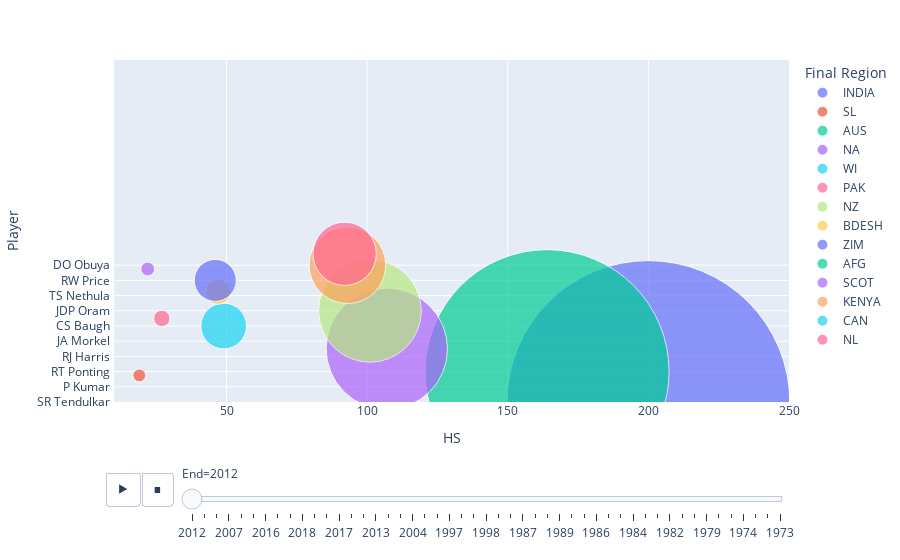

Source (notebook cell):
### Code cell
import plotly.express as px
px.scatter(odi, x="HS", y="Player", animation_frame="End", animation_group="Final Region", size="Runs", color="Final Region", hover_name="Final Region", log_x=False, size_max=200, range_x=[10,250], range_y=[0,90], height=1000)

### Figure 1 — Plotly figure (JSON) as saved in the notebook; plotly's stock layout.template omitted (floating-point values rounded to 4 significant figures)
{"data": [{"hovertemplate": "<b>%{hovertext}</b><br><br>Final Region=INDIA<br>End=2012<br>HS=%{x}<br>Player=%{y}<br>Runs=%{marker.size}<extra></extra>", "hovertext": ["INDIA", "INDIA", "INDIA", "INDIA", "INDIA", "INDIA", "INDIA"], "ids": ["INDIA", "INDIA", "INDIA", "INDIA", "INDIA", "INDIA", "INDIA"], "legendgroup": "INDIA", "marker": {"color": "#636efa", "size": [18426, 1544, 810, 736, 292, 46, 1], "sizemode": "area", "sizeref": 0.4607, "symbol": "circle"}, "mode": "markers", "name": "INDIA", "orientation": "h", "showlegend": true, "type": "scatter", "x": [200, 83, 123, 95, 54, 16, 1], "xaxis": "x", "y": ["SR Tendulkar ", "IK Pathan ", "YK Pathan ", "PA Patel ", "P Kumar ", "PP Ojha ", "R Sharma "], "yaxis": "y"}, {"hovertemplate": "<b>%{hovertext}</b><br><br>Final Region=SL<br>End=2012<br>HS=%{x}<br>Player=%{y}<br>Runs=%{marker.size}<extra></extra>", "hovertext": ["SL"], "ids": ["SL"], "legendgroup": "SL", "marker": {"color": "#EF553B", "size": [38], "sizemode": "area", "sizeref": 0.4607, "symbol": "circle"}, "mode": "markers", "name": "SL", "orientation": "h", "showlegend": true, "type": "scatter", "x": [19], "xaxis": "x", "y": ["CKB Kulasekara "], "yaxis": "y"}, {"hovertemplate": "<b>%{hovertext}</b><br><br>Final Region=AUS<br>End=2012<br>HS=%{x}<br>Player=%{y}<br>Runs=%{marker.size}<extra></extra>", "hovertext": ["AUS", "AUS", "AUS", "AUS", "AUS", "AUS"], "ids": ["AUS", "AUS", "AUS", "AUS", "AUS", "AUS"], "legendgroup": "AUS", "marker": {"color": "#00cc96", "size": [13704, 5442, 1176, 368, 48, 29], "sizemode": "area", "sizeref": 0.4607, "symbol": "circle"}, "mode": "markers", "name": "AUS", "orientation": "h", "showlegend": true, "type": "scatter", "x": [164, 109, 59, 104, 21, 16], "xaxis": "x", "y": ["RT Ponting ", "MEK Hussey ", "B Lee ", "PJ Forrest ", "RJ Harris ", "BW Hilfenhaus "], "yaxis": "y"}, {"hovertemplate": "<b>%{hovertext}</b><br><br>Final Region=NA<br>End=2012<br>HS=%{x}<br>Player=%{y}<br>Runs=%{marker.size}<extra></extra>", "hovertext": ["NA", "NA", "NA", "NA", "NA", "NA"], "ids": ["NA", "NA", "NA", "NA", "NA", "NA"], "legendgroup": "NA", "marker": {"color": "#ab63fa", "size": [3393, 792, 782, 609, 239, 184], "sizemode": "area", "sizeref": 0.4607, "symbol": "circle"}, "mode": "markers", "name": "NA", "orientation": "h", "showlegend": true, "type": "scatter", "x": [107, 34, 97, 46, 20, 32], "xaxis": "x", "y": ["T Taibu ", "Z Khan ", "JA Morkel ", "J Botha ", "CRD Fernando ", "JL Ontong "], "yaxis": "y"}, {"hovertemplate": "<b>%{hovertext}</b><br><br>Final Region=WI<br>End=2012<br>HS=%{x}<br>Player=%{y}<br>Runs=%{marker.size}<extra></extra>", "hovertext": ["WI", "WI"], "ids": ["WI", "WI"], "legendgroup": "WI", "marker": {"color": "#19d3f3", "size": [482, 394], "sizemode": "area", "sizeref": 0.4607, "symbol": "circle"}, "mode": "markers", "name": "WI", "orientation": "h", "showlegend": true, "type": "scatter", "x": [49, 113], "xaxis": "x", "y": ["CS Baugh ", "AB Barath "], "yaxis": "y"}, {"hovertemplate": "<b>%{hovertext}</b><br><br>Final Region=PAK<br>End=2012<br>HS=%{x}<br>Player=%{y}<br>Runs=%{marker.size}<extra></extra>", "hovertext": ["PAK", "PAK"], "ids": ["PAK", "PAK"], "legendgroup": "PAK", "marker": {"color": "#FF6692", "size": [62, 26], "sizemode": "area", "sizeref": 0.4607, "symbol": "circle"}, "mode": "markers", "name": "PAK", "orientation": "h", "showlegend": true, "type": "scatter", "x": [27, 9], "xaxis": "x", "y": ["Adnan Akmal ", "Aizaz Cheema "], "yaxis": "y"}, {"hovertemplate": "<b>%{hovertext}</b><br><br>Final Region=NZ<br>End=2012<br>HS=%{x}<br>Player=%{y}<br>Runs=%{marker.size}<extra></extra>", "hovertext": ["NZ", "NZ", "NZ", "NZ", "NZ"], "ids": ["NZ", "NZ", "NZ", "NZ", "NZ"], "legendgroup": "NZ", "marker": {"color": "#B6E880", "size": [2434, 228, 13, 12, 12], "sizemode": "area", "sizeref": 0.4607, "symbol": "circle"}, "mode": "markers", "name": "NZ", "orientation": "h", "showlegend": true, "type": "scatter", "x": [101, 35, 13, 4, 9], "xaxis": "x", "y": ["JDP Oram ", "DR Flynn ", "MD Bates ", "AJ McKay ", "TS Nethula "], "yaxis": "y"}, {"hovertemplate": "<b>%{hovertext}</b><br><br>Final Region=BDESH<br>End=2012<br>HS=%{x}<br>Player=%{y}<br>Runs=%{marker.size}<extra></extra>", "hovertext": ["BDESH", "BDESH", "BDESH"], "ids": ["BDESH", "BDESH", "BDESH"], "legendgroup": "BDESH", "marker": {"color": "#FECB52", "size": [147, 35, 2], "sizemode": "area", "sizeref": 0.4607, "symbol": "circle"}, "mode": "markers", "name": "BDESH", "orientation": "h", "showlegend": true, "type": "scatter", "x": [47, 6, 1], "xaxis": "x", "y": ["Nazimuddin ", "Nazmul Hossain ", "Elias Sunny "], "yaxis": "y"}, {"hovertemplate": "<b>%{hovertext}</b><br><br>Final Region=ZIM<br>End=2012<br>HS=%{x}<br>Player=%{y}<br>Runs=%{marker.size}<extra></extra>", "hovertext": ["ZIM", "ZIM"], "ids": ["ZIM", "ZIM"], "legendgroup": "ZIM", "marker": {"color": "#636efa", "size": [406, 106], "sizemode": "area", "sizeref": 0.4607, "symbol": "circle"}, "mode": "markers", "name": "ZIM", "orientation": "h", "showlegend": true, "type": "scatter", "x": [46, 53], "xaxis": "x", "y": ["RW Price ", "KO Meth "], "yaxis": "y"}, {"hovertemplate": "<b>%{hovertext}</b><br><br>Final Region=AFG<br>End=2012<br>HS=%{x}<br>Player=%{y}<br>Runs=%{marker.size}<extra></extra>", "hovertext": ["AFG"], "ids": ["AFG"], "legendgroup": "AFG", "marker": {"color": "#00cc96", "size": [3], "sizemode": "area", "sizeref": 0.4607, "symbol": "circle"}, "mode": "markers", "name": "AFG", "orientation": "h", "showlegend": true, "type": "scatter", "x": [3], "xaxis": "x", "y": ["Zakiullah Zaki "], "yaxis": "y"}, {"hovertemplate": "<b>%{hovertext}</b><br><br>Final Region=SCOT<br>End=2012<br>HS=%{x}<br>Player=%{y}<br>Runs=%{marker.size}<extra></extra>", "hovertext": ["SCOT"], "ids": ["SCOT"], "legendgroup": "SCOT", "marker": {"color": "#ab63fa", "size": [44], "sizemode": "area", "sizeref": 0.4607, "symbol": "circle"}, "mode": "markers", "name": "SCOT", "orientation": "h", "showlegend": true, "type": "scatter", "x": [22], "xaxis": "x", "y": ["JH Stander "], "yaxis": "y"}, {"hovertemplate": "<b>%{hovertext}</b><br><br>Final Region=KENYA<br>End=2012<br>HS=%{x}<br>Player=%{y}<br>Runs=%{marker.size}<extra></extra>", "hovertext": ["KENYA"], "ids": ["KENYA"], "legendgroup": "KENYA", "marker": {"color": "#FFA15A", "size": [1355], "sizemode": "area", "sizeref": 0.4607, "symbol": "circle"}, "mode": "markers", "name": "KENYA", "orientation": "h", "showlegend": true, "type": "scatter", "x": [93], "xaxis": "x", "y": ["DO Obuya "], "yaxis": "y"}, {"hovertemplate": "<b>%{hovertext}</b><br><br>Final Region=CAN<br>End=2012<br>HS=%{x}<br>Player=%{y}<br>Runs=%{marker.size}<extra></extra>", "hovertext": ["CAN", "CAN"], "ids": ["CAN", "CAN"], "legendgroup": "CAN", "marker": {"color": "#19d3f3", "size": [14, 0], "sizemode": "area", "sizeref": 0.4607, "symbol": "circle"}, "mode": "markers", "name": "CAN", "orientation": "h", "showlegend": true, "type": "scatter", "x": [6, 0], "xaxis": "x", "y": ["D Soraine ", "DR Ramsammy "], "yaxis": "y"}, {"hovertemplate": "<b>%{hovertext}</b><br><br>Final Region=NL<br>End=2012<br>HS=%{x}<br>Player=%{y}<br>Runs=%{marker.size}<extra></extra>", "hovertext": ["NL"], "ids": ["NL"], "legendgroup": "NL", "marker": {"color": "#FF6692", "size": [924], "sizemode": "area", "sizeref": 0.4607, "symbol": "circle"}, "mode": "markers", "name": "NL", "orientation": "h", "showlegend": true, "type": "scatter", "x": [92], "xaxis": "x", "y": ["AN Kervezee "], "yaxis": "y"}], "layout": {"autosize": true, "legend": {"itemsizing": "constant", "title": {"text": "Final Region"}, "tracegroupgap": 0}, "margin": {"t": 60}, "sliders": [{"active": 0, "currentvalue": {"prefix": "End="}, "len": 0.9, "pad": {"b": 10, "t": 60}, "steps": [{"args": [["2012"], {"frame": {"duration": 0, "redraw": false}, "fromcurrent": true, "mode": "immediate", "transition": {"duration": 0, "easing": "linear"}}], "label": "2012", "method": "animate"}, {"args": [["2015"], {"frame": {"duration": 0, "redraw": false}, "fromcurrent": true, "mode": "immediate", "transition": {"duration": 0, "easing": "linear"}}], "label": "2015", "method": "animate"}, {"args": [["2011"], {"frame": {"duration": 0, "redraw": false}, "fromcurrent": true, "mode": "immediate", "transition": {"duration": 0, "easing": "linear"}}], "label": "2011", "method": "animate"}, {"args": [["2007"], {"frame": {"duration": 0, "redraw": false}, "fromcurrent": true, "mode": "immediate", "transition": {"duration": 0, "easing": "linear"}}], "label": "2007", "method": "animate"}, {"args": [["2019"], {"frame": {"duration": 0, "redraw": false}, "fromcurrent": true, "mode": "immediate", "transition": {"duration": 0, "easing": "linear"}}], "label": "2019", "method": "animate"}, {"args": [["2014"], {"frame": {"duration": 0, "redraw": false}, "fromcurrent": true, "mode": "immediate", "transition": {"duration": 0, "easing": "linear"}}], "label": "2014", "method": "animate"}, {"args": [["2016"], {"frame": {"duration": 0, "redraw": false}, "fromcurrent": true, "mode": "immediate", "transition": {"duration": 0, "easing": "linear"}}], "label": "2016", "method": "animate"}, {"args": [["2010"], {"frame": {"duration": 0, "redraw": false}, "fromcurrent": true, "mode": "immediate", "transition": {"duration": 0, "easing": "linear"}}], "label": "2010", "method": "animate"}, {"args": [["2008"], {"frame": {"duration": 0, "redraw": false}, "fromcurrent": true, "mode": "immediate", "transition": {"duration": 0, "easing": "linear"}}], "label": "2008", "method": "animate"}, {"args": [["2018"], {"frame": {"duration": 0, "redraw": false}, "fromcurrent": true, "mode": "immediate", "transition": {"duration": 0, "easing": "linear"}}], "label": "2018", "method": "animate"}, {"args": [["2000"], {"frame": {"duration": 0, "redraw": false}, "fromcurrent": true, "mode": "immediate", "transition": {"duration": 0, "easing": "linear"}}], "label": "2000", "method": "animate"}, {"args": [["2003"], {"frame": {"duration": 0, "redraw": false}, "fromcurrent": true, "mode": "immediate", "transition": {"duration": 0, "easing": "linear"}}], "label": "2003", "method": "animate"}, {"args": [["2017"], {"frame": {"duration": 0, "redraw": false}, "fromcurrent": true, "mode": "immediate", "transition": {"duration": 0, "easing": "linear"}}], "label": "2017", "method": "animate"}, {"args": [["1994"], {"frame": {"duration": 0, "redraw": false}, "fromcurrent": true, "mode": "immediate", "transition": {"duration": 0, "easing": "linear"}}], "label": "1994", "method": "animate"}, {"args": [["2002"], {"frame": {"duration": 0, "redraw": false}, "fromcurrent": true, "mode": "immediate", "transition": {"duration": 0, "easing": "linear"}}], "label": "2002", "method": "animate"}, {"args": [["2013"], {"frame": {"duration": 0, "redraw": false}, "fromcurrent": true, "mode": "immediate", "transition": {"duration": 0, "easing": "linear"}}], "label": "2013", "method": "animate"}, {"args": [["1999"], {"frame": {"duration": 0, "redraw": false}, "fromcurrent": true, "mode": "immediate", "transition": {"duration": 0, "easing": "linear"}}], "label": "1999", "method": "animate"}, {"args": [["1996"], {"frame": {"duration": 0, "redraw": false}, "fromcurrent": true, "mode": "immediate", "transition": {"duration": 0, "easing": "linear"}}], "label": "1996", "method": "animate"}, {"args": [["2004"], {"frame": {"duration": 0, "redraw": false}, "fromcurrent": true, "mode": "immediate", "transition": {"duration": 0, "easing": "linear"}}], "label": "2004", "method": "animate"}, {"args": [["1991"], {"frame": {"duration": 0, "redraw": false}, "fromcurrent": true, "mode": "immediate", "transition": {"duration": 0, "easing": "linear"}}], "label": "1991", "method": "animate"}, {"args": [["1995"], {"frame": {"duration": 0, "redraw": false}, "fromcurrent": true, "mode": "immediate", "transition": {"duration": 0, "easing": "linear"}}], "label": "1995", "method": "animate"}, {"args": [["1997"], {"frame": {"duration": 0, "redraw": false}, "fromcurrent": true, "mode": "immediate", "transition": {"duration": 0, "easing": "linear"}}], "label": "1997", "method": "animate"}, {"args": [["2006"], {"frame": {"duration": 0, "redraw": false}, "fromcurrent": true, "mode": "immediate", "transition": {"duration": 0, "easing": "linear"}}], "label": "2006", "method": "animate"}, {"args": [["2009"], {"frame": {"duration": 0, "redraw": false}, "fromcurrent": true, "mode": "immediate", "transition": {"duration": 0, "easing": "linear"}}], "label": "2009", "method": "animate"}, {"args": [["1998"], {"frame": {"duration": 0, "redraw": false}, "fromcurrent": true, "mode": "immediate", "transition": {"duration": 0, "easing": "linear"}}], "label": "1998", "method": "animate"}, {"args": [["1992"], {"frame": {"duration": 0, "redraw": false}, "fromcurrent": true, "mode": "immediate", "transition": {"duration": 0, "easing": "linear"}}], "label": "1992", "method": "animate"}, {"args": [["2001"], {"frame": {"duration": 0, "redraw": false}, "fromcurrent": true, "mode": "immediate", "transition": {"duration": 0, "easing": "linear"}}], "label": "2001", "method": "animate"}, {"args": [["1987"], {"frame": {"duration": 0, "redraw": false}, "fromcurrent": true, "mode": "immediate", "transition": {"duration": 0, "easing": "linear"}}], "label": "1987", "method": "animate"}, {"args": [["2005"], {"frame": {"duration": 0, "redraw": false}, "fromcurrent": true, "mode": "immediate", "transition": {"duration": 0, "easing": "linear"}}], "label": "2005", "method": "animate"}, {"args": [["1993"], {"frame": {"duration": 0, "redraw": false}, "fromcurrent": true, "mode": "immediate", "transition": {"duration": 0, "easing": "linear"}}], "label": "1993", "method": "animate"}, {"args": [["1989"], {"frame": {"duration": 0, "redraw": false}, "fromcurrent": true, "mode": "immediate", "transition": {"duration": 0, "easing": "linear"}}], "label": "1989", "method": "animate"}, {"args": [["1985"], {"frame": {"duration": 0, "redraw": false}, "fromcurrent": true, "mode": "immediate", "transition": {"duration": 0, "easing": "linear"}}], "label": "1985", "method": "animate"}, {"args": [["1983"], {"frame": {"duration": 0, "redraw": false}, "fromcurrent": true, "mode": "immediate", "transition": {"duration": 0, "easing": "linear"}}], "label": "1983", "method": "animate"}, {"args": [["1986"], {"frame": {"duration": 0, "redraw": false}, "fromcurrent": true, "mode": "immediate", "transition": {"duration": 0, "easing": "linear"}}], "label": "1986", "method": "animate"}, {"args": [["1990"], {"frame": {"duration": 0, "redraw": false}, "fromcurrent": true, "mode": "immediate", "transition": {"duration": 0, "easing": "linear"}}], "label": "1990", "method": "animate"}, {"args": [["1988"], {"frame": {"duration": 0, "redraw": false}, "fromcurrent": true, "mode": "immediate", "transition": {"duration": 0, "easing": "linear"}}], "label": "1988", "method": "animate"}, {"args": [["1984"], {"frame": {"duration": 0, "redraw": false}, "fromcurrent": true, "mode": "immediate", "transition": {"duration": 0, "easing": "linear"}}], "label": "1984", "method": "animate"}, {"args": [["1981"], {"frame": {"duration": 0, "redraw": false}, "fromcurrent": true, "mode": "immediate", "transition": {"duration": 0, "easing": "linear"}}], "label": "1981", "method": "animate"}, {"args": [["1977"], {"frame": {"duration": 0, "redraw": false}, "fromcurrent": true, "mode": "immediate", "transition": {"duration": 0, "easing": "linear"}}], "label": "1977", "method": "animate"}, {"args": [["1982"], {"frame": {"duration": 0, "redraw": false}, "fromcurrent": true, "mode": "immediate", "transition": {"duration": 0, "easing": "linear"}}], "label": "1982", "method": "animate"}, {"args": [["1980"], {"frame": {"duration": 0, "redraw": false}, "fromcurrent": true, "mode": "immediate", "transition": {"duration": 0, "easing": "linear"}}], "label": "1980", "method": "animate"}, {"args": [["1978"], {"frame": {"duration": 0, "redraw": false}, "fromcurrent": true, "mode": "immediate", "transition": {"duration": 0, "easing": "linear"}}], "label": "1978", "method": "animate"}, {"args": [["1979"], {"frame": {"duration": 0, "redraw": false}, "fromcurrent": true, "mode": "immediate", "transition": {"duration": 0, "easing": "linear"}}], "label": "1979", "method": "animate"}, {"args": [["1975"], {"frame": {"duration": 0, "redraw": false}, "fromcurrent": true, "mode": "immediate", "transition": {"duration": 0, "easing": "linear"}}], "label": "1975", "method": "animate"}, {"args": [["1976"], {"frame": {"duration": 0, "redraw": false}, "fromcurrent": true, "mode": "immediate", "transition": {"duration": 0, "easing": "linear"}}], "label": "1976", "method": "animate"}, {"args": [["1974"], {"frame": {"duration": 0, "redraw": false}, "fromcurrent": true, "mode": "immediate", "transition": {"duration": 0, "easing": "linear"}}], "label": "1974", "method": "animate"}, {"args": [["1972"], {"frame": {"duration": 0, "redraw": false}, "fromcurrent": true, "mode": "immediate", "transition": {"duration": 0, "easing": "linear"}}], "label": "1972", "method": "animate"}, {"args": [["1971"], {"frame": {"duration": 0, "redraw": false}, "fromcurrent": true, "mode": "immediate", "transition": {"duration": 0, "easing": "linear"}}], "label": "1971", "method": "animate"}, {"args": [["1973"], {"frame": {"duration": 0, "redraw": false}, "fromcurrent": true, "mode": "immediate", "transition": {"duration": 0, "easing": "linear"}}], "label": "1973", "method": "animate"}], "x": 0.1, "xanchor": "left", "y": 0, "yanchor": "top"}], "updatemenus": [{"buttons": [{"args": [null, {"frame": {"duration": 500, "redraw": false}, "fromcurrent": true, "mode": "immediate", "transition": {"duration": 500, "easing": "linear"}}], "label": "&#9654;", "method": "animate"}, {"args": [[null], {"frame": {"duration": 0, "redraw": false}, "fromcurrent": true, "mode": "immediate", "transition": {"duration": 0, "easing": "linear"}}], "label": "&#9724;", "method": "animate"}], "direction": "left", "pad": {"r": 10, "t": 70}, "showactive": false, "type": "buttons", "x": 0.1, "xanchor": "right", "y": 0, "yanchor": "top"}], "xaxis": {"anchor": "y", "domain": [0, 1], "range": [10, 250], "title": {"text": "HS"}, "type": "linear"}, "yaxis": {"anchor": "x", "domain": [0, 1], "range": [0, 90], "title": {"text": "Player"}, "type": "category"}}}
